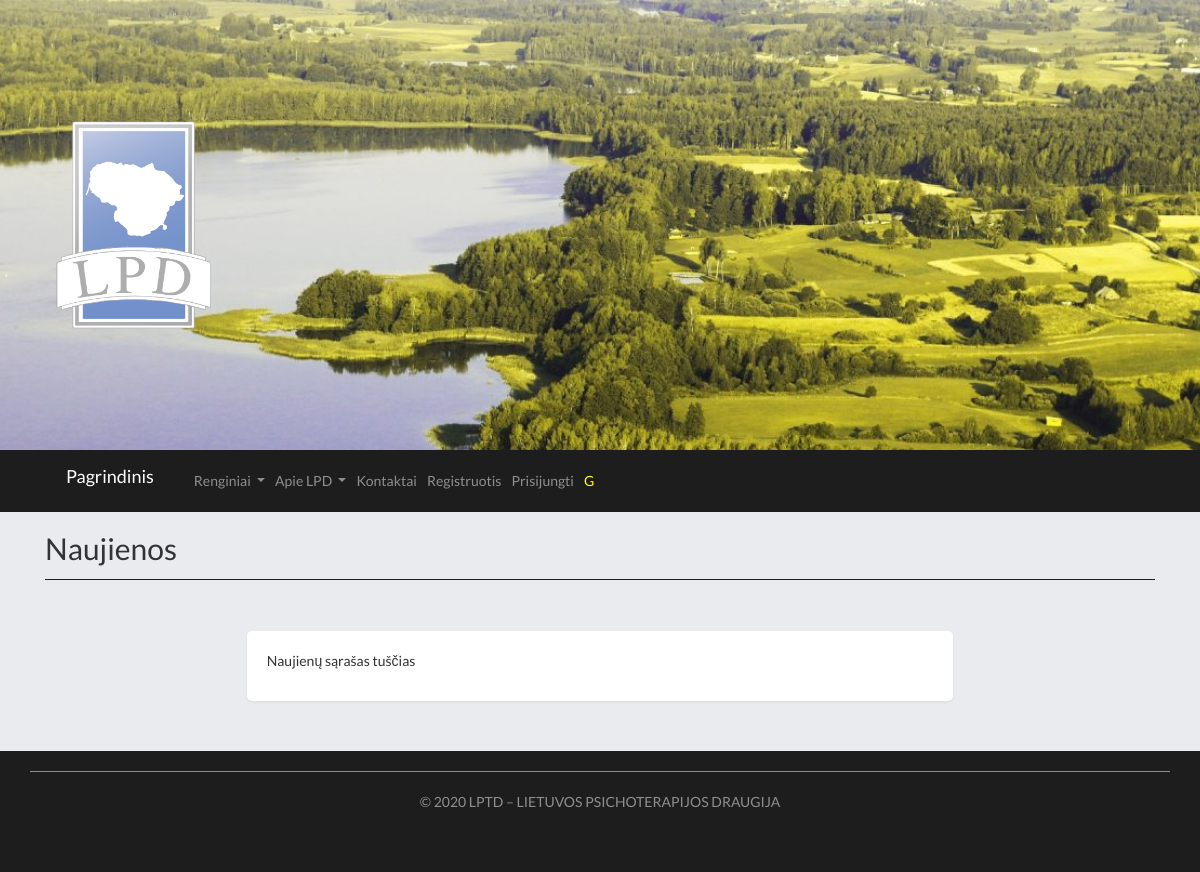
The page /Naujienos/ on the database as committed earlier.
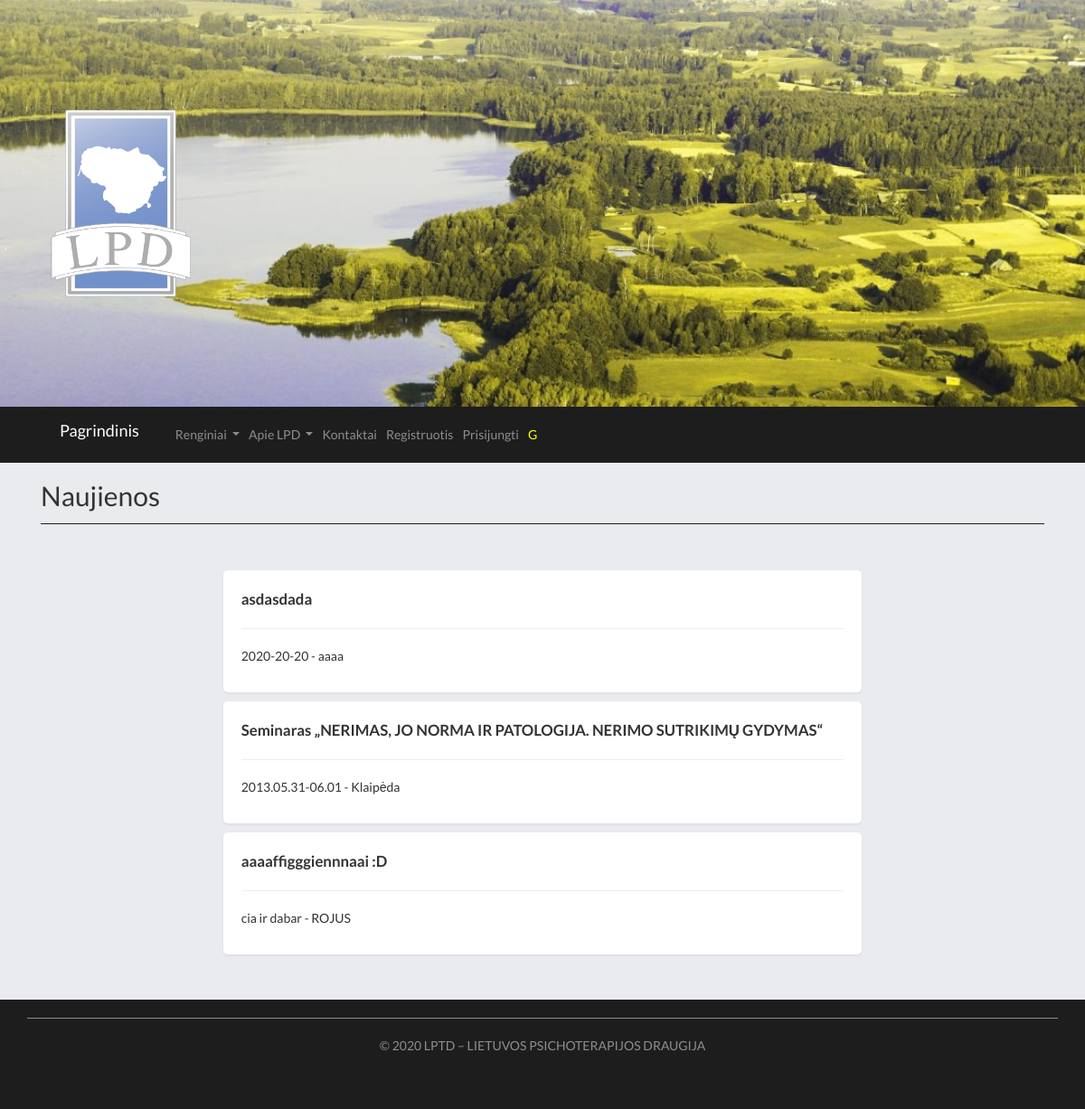
The same page on the database as committed later.
### main.py (models this page shows)
class News(db.Model):
	id = db.Column(db.Integer, primary_key=True)
	date_created = db.Column(db.DateTime, default=datetime.utcnow)
	title = db.Column(db.String(4000), default="")
	title_en = db.Column(db.String(4000), default="")
	date = db.Column(db.String(4000), default="")
	location = db.Column(db.String(4000), default="")

### main.py (the view)
@app.route("/Naujienos/", methods=["GET", "POST"])
def news():
	news_ = list(reversed(News.query.order_by(News.date_created).all()))
	return render_template("Naujienos.html",news = news_ , current_user=current_user())

### main.py (called while the page is built)
def guest_user():
	current_user = User()
	current_user.name="G"
	current_user.surname="Svecias"
	current_user.email="gg@gg.gg"
	current_user.lvl=0
	current_user.id=-1
	return current_user

def current_user():
	email = request.cookies.get("current-user-email")
	current_user = User.query.filter_by(email=email).first()
	if current_user == None:
		current_user = guest_user()
	return current_user

### templates/Naujienos.html (shortened to what this page needs)
{% extends "base.html" %}
{% block page%}
<h2> Naujienos</h2>
<hr class="my_hr">
	<div class= "empty_page">
		<div class = "row justify-content-md-center card_">
			{% if news|length == 0%}
				<div class = "col-md-8 page shadow-sm card_">
					<p> Naujienų sąrašas tuščias</p>
				</div>
			{% else %}
				{% for new in news %}
					{% if new.title|length > 0%}
						<div class = "col-md-8 page shadow-sm card_">
							<b><big>{{new.title}}</big></b><hr>
							<p>{{new.date}} - {{new.location}}
							</p>
						</div>
					{% endif %}
				{% endfor %}
			{% endif %}
		</div>
	</div>
{% endblock %}

Rows that differ between the two databases and show on the page:
added News: title "asdasdada", date "2020-20-20", location "aaaa"
added News: title "Seminaras „NERIMAS, JO NORMA IR PATOLOGIJA. NERIMO SUTRIKIMŲ GYDYMAS“", date "2013.05.31-06.01", location "Klaipėda"
added News: title "aaaaffigggiennnaai :D", date "cia ir dabar", location "ROJUS"
Other text that changed with them:
text no longer shown: "Naujienų sąrašas tuščias"
